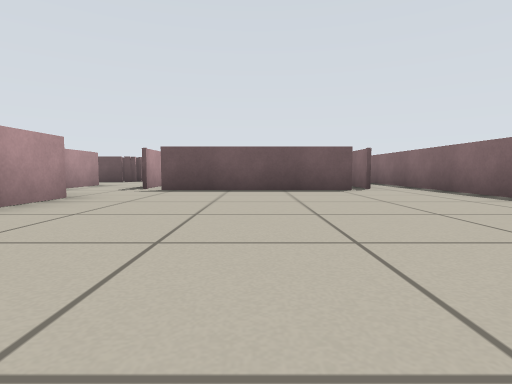
[1] (above)

21 first-person views from a walk through a world built for the Player/Stage simulator. The camera is 0.36 m above the floor, tilts 4° down and sees 80° across. The lines on the ground mark 1 m squares. The floor is counted in squares, 1 m on a side. Each view is taken from the middle of a square. On the plan, view 1 faces up. The plan holds only what a view shows up to about 9 squares ahead; the rest is blank. The robots in the file are not drawn.

[2]
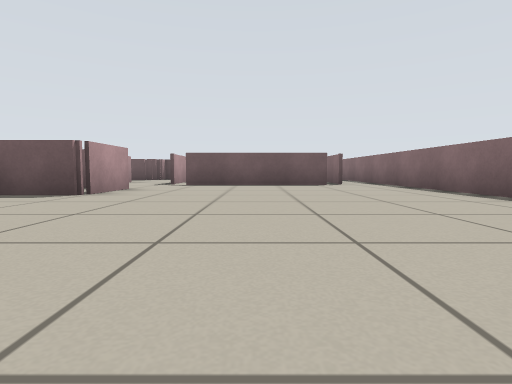

[3]
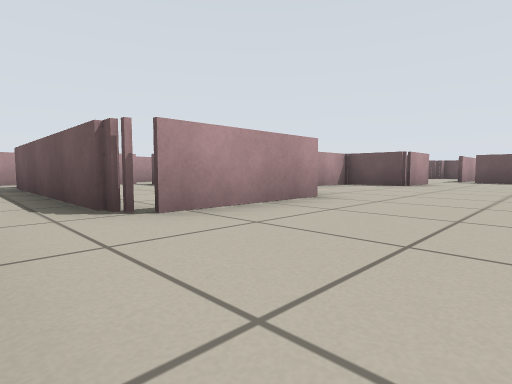

[4]
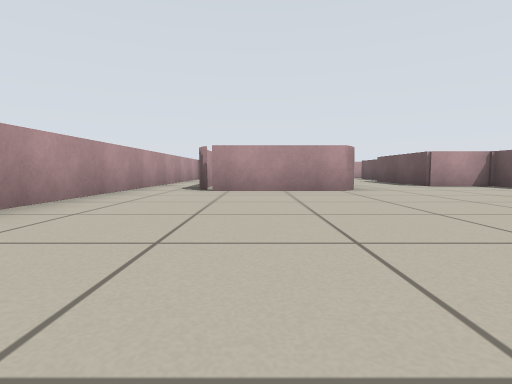

[5]
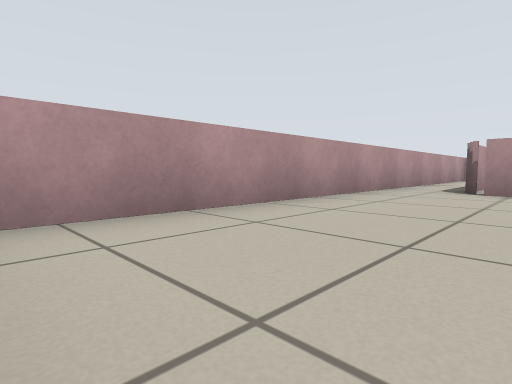

[6]
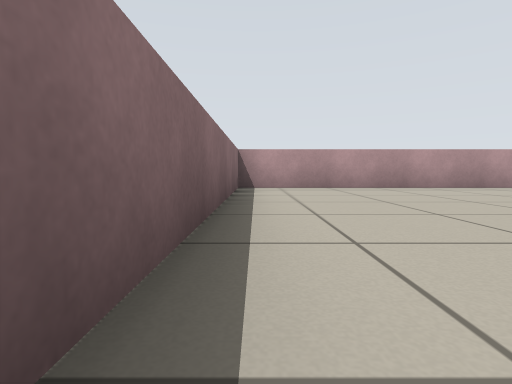

[7]
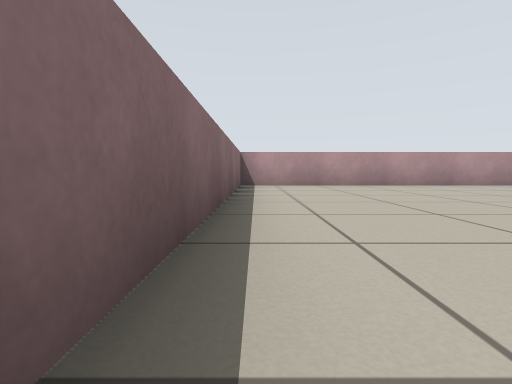

[8]
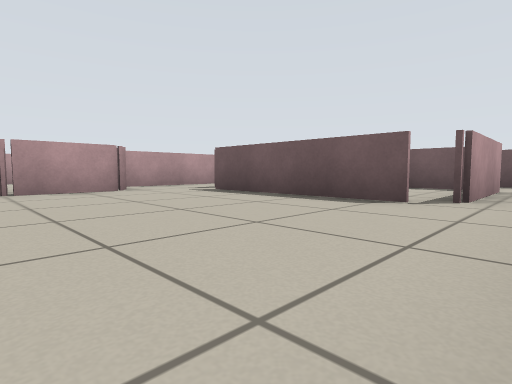

[9]
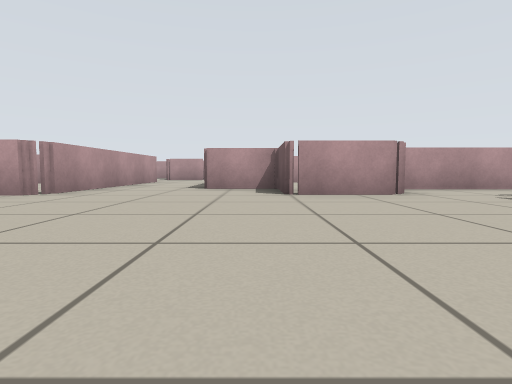

[10]
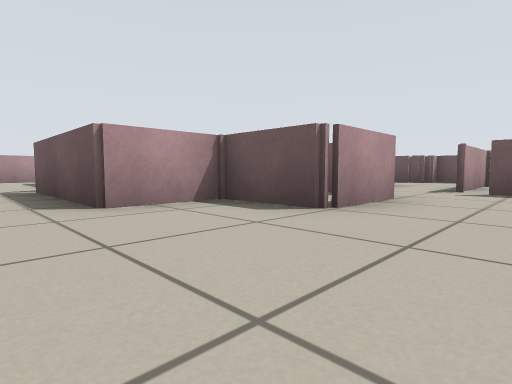

[11]
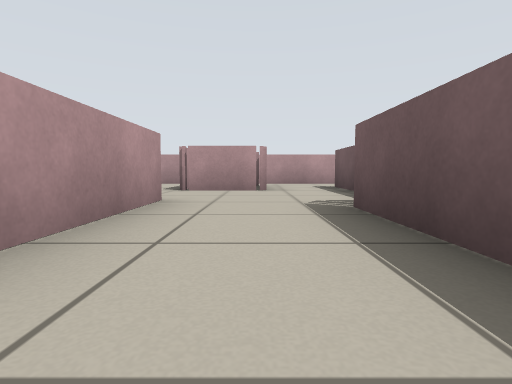

[12]
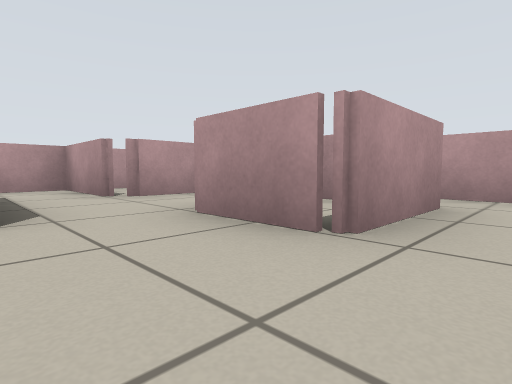

[13]
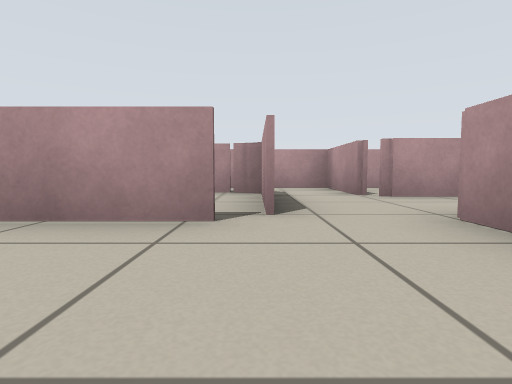

[14]
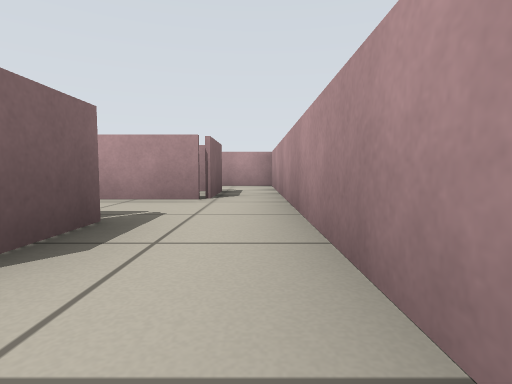

[15]
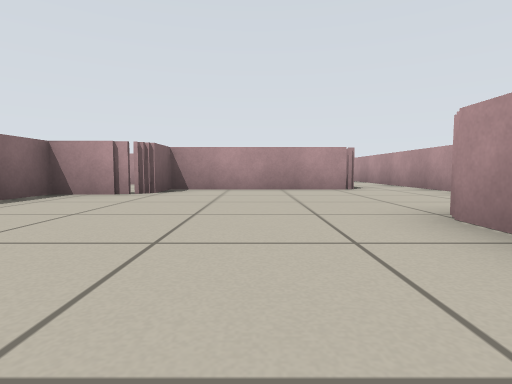

[16]
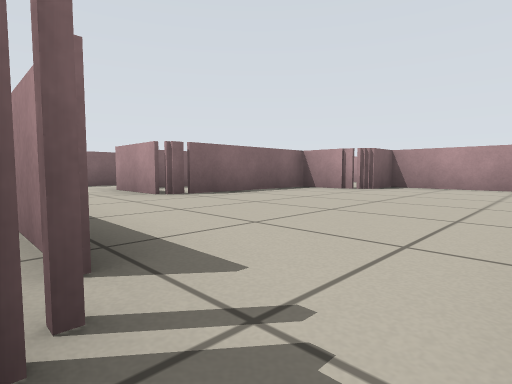

[17]
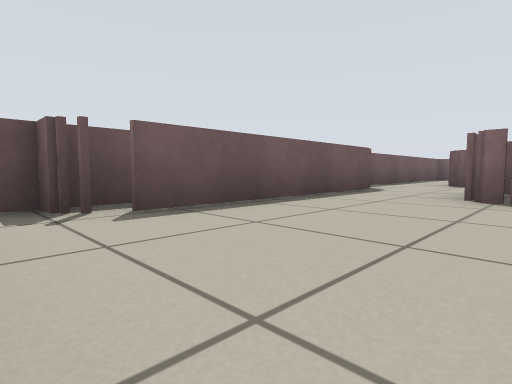

[18]
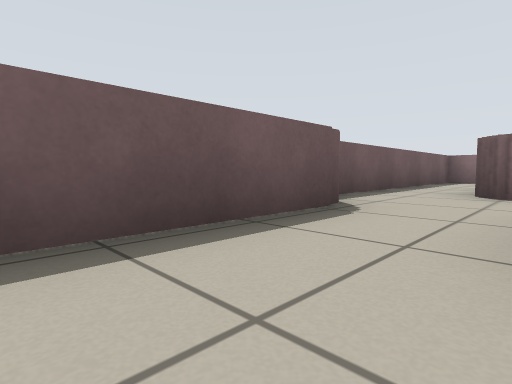

[19]
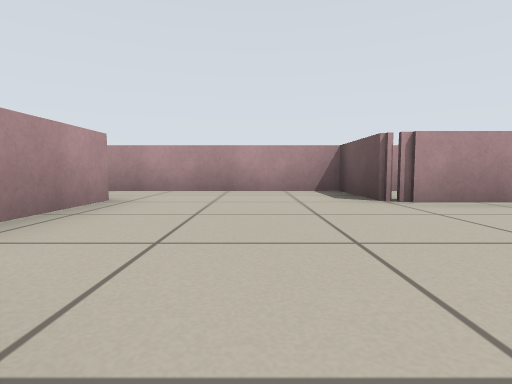

[20]
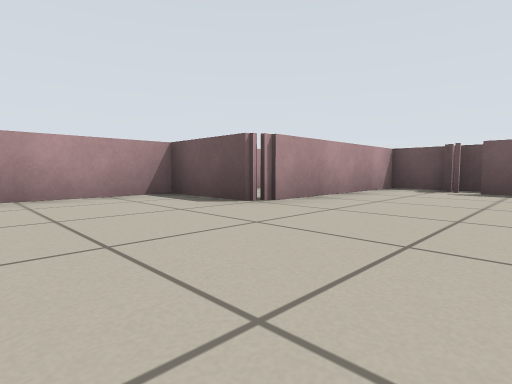

[21]
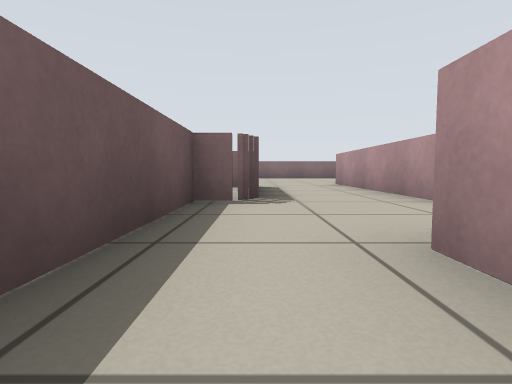

### Floor plan
Ten units are one square. View 1 is at (0, 0); x grows to the right and y downward. Boxes are objects, and circles mark ways between rooms. Rooms are numbered by the first view taken in them; rooms with no view inside come last. Other rooms are left out.
<svg viewBox="-129 -109 168 168">
<path fill="none" stroke="#000" d="M-35 11 -25 11 -25 41 -76 41M-25 -42 -25 -24 -41 -24 -41 -10M19 -56 -18 -56M23 -85 23 -59M-95 45 -95 54M-106 54 34 54 34 -94M-74 -10 -74 -17 -94 -17M-78 11 -35 11M-41 -10 -70 -10M-94 -99 -94 -104M-85 -104 -105 -104 -105 -65 -124 -65M-39 -74 -39 -48M-124 -85 -124 -35M-110 -32 -74 -32 -74 -44 -59 -44 -59 -78 -40 -78M-38 -97 -89 -97M-22 -70 -22 -88M-114 -2 -95 -2M-94 -17 -109 -17 -109 -28M-124 -35 -124 -5M-114 12 -114 -2M-124 -5 -124 32 -98 32M-95 34 -95 45M-95 -2 -95 15"/>
<circle cx="-40" cy="0" r="3" fill="#2a7"/>
<circle cx="-30" cy="-65" r="3" fill="#2a7"/>
<circle cx="-90" cy="35" r="3" fill="#2a7"/>
<circle cx="-105" cy="-10" r="3" fill="#2a7"/>
<circle cx="-90" cy="10" r="3" fill="#2a7"/>
<circle cx="-120" cy="-25" r="3" fill="#2a7"/>
<circle cx="-120" cy="5" r="3" fill="#2a7"/>
<circle cx="-105" cy="20" r="3" fill="#2a7"/>
<text x="0" y="0">1</text>
<text x="-70" y="0">2</text>
<text x="-80" y="-70">3</text>
<text x="-110" y="-10">4</text>
<text x="-110" y="20">5</text>
<text x="-90" y="20">6</text>
</svg>
Room 1 opens to room 2. Room 1 opens to room 3. Room 1 opens to room 6. Room 2 opens to room 4. Room 2 opens to room 6. Room 3 opens to room 4. Room 4 opens to room 5. Room 5 opens to room 6.

Where each view was taken, in squares from view 1:
view 1: 0 up, 0 right, facing up
view 2: 2 down, 0 right, facing up
view 3: 5 down, 0 right, facing up-left
view 4: 3 down, 3 right, facing left
view 5: 3 down, 3 right, facing down-left
view 6: 1 up, 3 right, facing down
view 7: 2 up, 3 right, facing down
view 8: 2 up, 3 right, facing up-left
view 9: 2 up, 2 right, facing left
view 10: 0 up, 1 left, facing up-left
view 11: 0 up, 4 left, facing left
view 12: 1 up, 8 left, facing down-left
view 13: 1 up, 8 left, facing down
view 14: 4 up, 12 left, facing down
view 15: 9 up, 9 left, facing down
view 16: 10 up, 10 left, facing down-right
view 17: 7 up, 10 left, facing up-right
view 18: 8 up, 7 left, facing up-right
view 19: 5 up, 7 left, facing left
view 20: 4 up, 8 left, facing up-left
view 21: 1 up, 11 left, facing right
